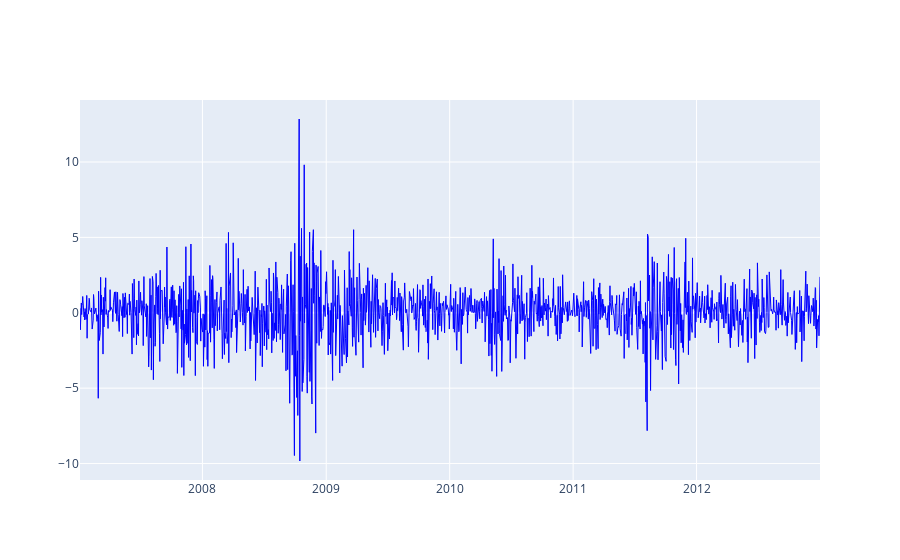

Write notebook code for a chart like this one.
### Code cell
fig = make_subplots(rows=1, cols=1, specs=[[{}]], vertical_spacing=0)

# Plot closing prices
fig.add_trace(
    go.Scatter(
        x=dataframe.index,
        y=dataframe["close"],
        line={"color":"blue", "width":1},
        name="Close",
    ),
    row=1,
    col=1,
)

fig.update_yaxes(visible=False, secondary_y=True)

### Figure 1 — Plotly figure (JSON) as saved in the notebook; plotly's stock layout.template omitted (floating-point values rounded to 4 significant figures; data arrays with more than 128 entries replaced by an {"elided": "..."} marker saying what was removed)
{"data": [{"line": {"color": "blue", "width": 1}, "name": "Close", "type": "scatter", "x": {"elided": "1509 str values"}, "xaxis": "x", "y": {"elided": "1509 float values"}, "yaxis": "y"}], "layout": {"xaxis": {"anchor": "y", "domain": [0, 1]}, "yaxis": {"anchor": "x", "domain": [0, 1]}}}
